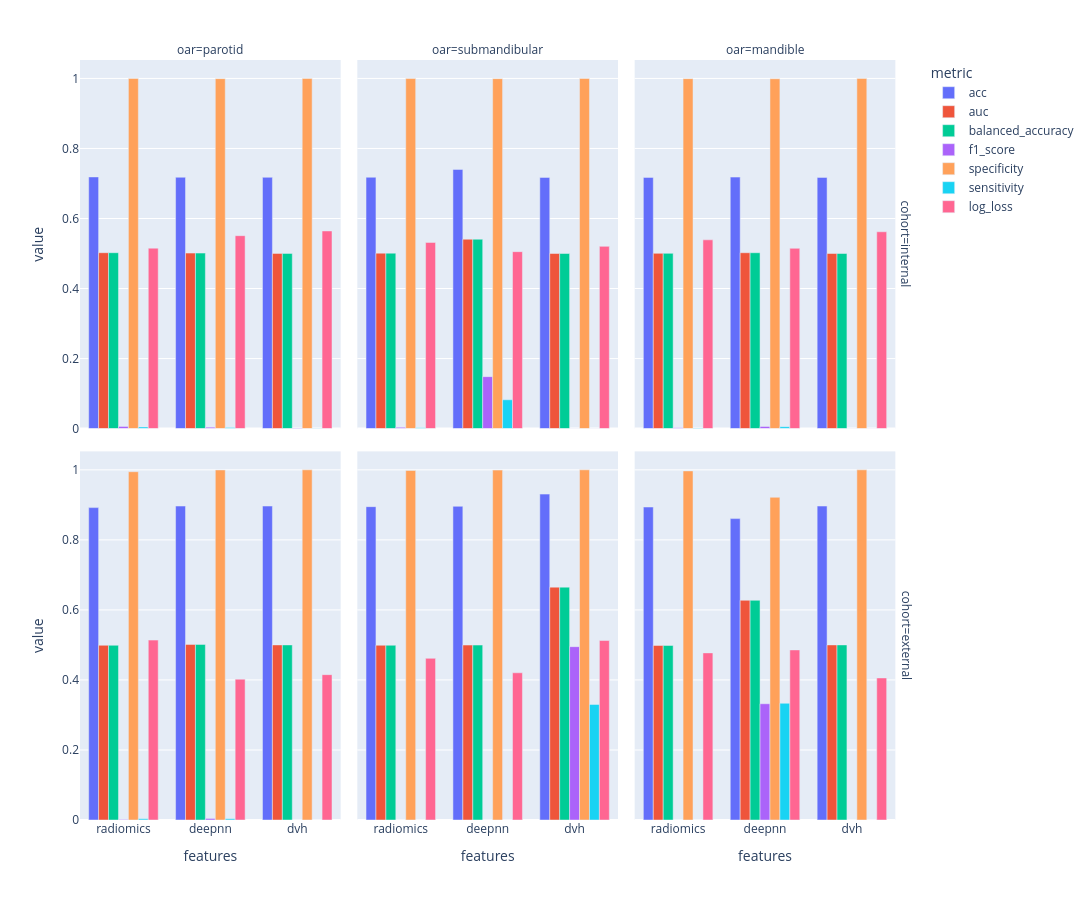

Here is the notebook cell this chart was saved with:
### Markdown cell above
## 014

### Code cell
import os, json
import pandas
import plotly.express as px

path_ = r"C:\Users\bilel.guetarni\Desktop\workspace\SEQ-RT\experiments\014"



result_df = []
for run in os.listdir(path_):
    with open(os.path.join(path_, run, "params.json"), "r") as f:
        params = json.load(f)

    metrics_df = pandas.read_csv(os.path.join(path_, run, "internal_metrics.csv"))
    metrics_df = metrics_df.drop(columns=["Unnamed: 0"])
    avg_metrics = metrics_df.mean().to_dict()
    for k, v in avg_metrics.items():
        oar = params["oars"] if isinstance(params["oars"], str) else "+".join(params["oars"])
        features = "+".join([k for k,v in params["features"].items() if v])
        result_df.append({"cohort": "internal", "oar": oar.split("_")[0], "features": features, "metric": k, "value": v, "std": metrics_df.std().to_dict()[k]})

    metrics_df = pandas.read_csv(os.path.join(path_, run, "external_metrics.csv"))
    metrics_df = metrics_df.drop(columns=["Unnamed: 0"])
    avg_metrics = metrics_df.mean().to_dict()
    for k, v in avg_metrics.items():
        oar = params["oars"] if isinstance(params["oars"], str) else "+".join(params["oars"])
        features = "+".join([k for k,v in params["features"].items() if v])
        result_df.append({"cohort": "external", "oar": oar.split("_")[0], "features": features, "metric": k, "value": v, "std": metrics_df.std().to_dict()[k]})

result_df = pandas.DataFrame(result_df)
fig = px.bar(result_df, x="features", y="value", color="metric", barmode="group", facet_col="oar", facet_row="cohort")
fig.update_layout(autosize=False, width=1600, height=900)
fig.show()

### Figure 1 — Plotly figure (JSON) as saved in the notebook; plotly's stock layout.template omitted (floating-point values rounded to 4 significant figures)
{"data": [{"alignmentgroup": "True", "hovertemplate": "metric=acc<br>cohort=internal<br>oar=parotid<br>features=%{x}<br>value=%{y}<extra></extra>", "legendgroup": "acc", "marker": {"color": "#636efa", "pattern": {"shape": ""}}, "name": "acc", "offsetgroup": "acc", "orientation": "v", "showlegend": true, "textposition": "auto", "type": "bar", "x": ["radiomics", "deepnn", "dvh"], "xaxis": "x4", "y": [0.7187, 0.7178, 0.7176], "yaxis": "y4"}, {"alignmentgroup": "True", "hovertemplate": "metric=acc<br>cohort=internal<br>oar=submandibular<br>features=%{x}<br>value=%{y}<extra></extra>", "legendgroup": "acc", "marker": {"color": "#636efa", "pattern": {"shape": ""}}, "name": "acc", "offsetgroup": "acc", "orientation": "v", "showlegend": false, "textposition": "auto", "type": "bar", "x": ["radiomics", "deepnn", "dvh"], "xaxis": "x5", "y": [0.7178, 0.7402, 0.7174], "yaxis": "y5"}, {"alignmentgroup": "True", "hovertemplate": "metric=acc<br>cohort=internal<br>oar=mandible<br>features=%{x}<br>value=%{y}<extra></extra>", "legendgroup": "acc", "marker": {"color": "#636efa", "pattern": {"shape": ""}}, "name": "acc", "offsetgroup": "acc", "orientation": "v", "showlegend": false, "textposition": "auto", "type": "bar", "x": ["radiomics", "deepnn", "dvh"], "xaxis": "x6", "y": [0.7174, 0.7183, 0.7174], "yaxis": "y6"}, {"alignmentgroup": "True", "hovertemplate": "metric=acc<br>cohort=external<br>oar=parotid<br>features=%{x}<br>value=%{y}<extra></extra>", "legendgroup": "acc", "marker": {"color": "#636efa", "pattern": {"shape": ""}}, "name": "acc", "offsetgroup": "acc", "orientation": "v", "showlegend": false, "textposition": "auto", "type": "bar", "x": ["radiomics", "deepnn", "dvh"], "xaxis": "x", "y": [0.8921, 0.8966, 0.8966], "yaxis": "y"}, {"alignmentgroup": "True", "hovertemplate": "metric=acc<br>cohort=external<br>oar=submandibular<br>features=%{x}<br>value=%{y}<extra></extra>", "legendgroup": "acc", "marker": {"color": "#636efa", "pattern": {"shape": ""}}, "name": "acc", "offsetgroup": "acc", "orientation": "v", "showlegend": false, "textposition": "auto", "type": "bar", "x": ["radiomics", "deepnn", "dvh"], "xaxis": "x2", "y": [0.8948, 0.8959, 0.9307], "yaxis": "y2"}, {"alignmentgroup": "True", "hovertemplate": "metric=acc<br>cohort=external<br>oar=mandible<br>features=%{x}<br>value=%{y}<extra></extra>", "legendgroup": "acc", "marker": {"color": "#636efa", "pattern": {"shape": ""}}, "name": "acc", "offsetgroup": "acc", "orientation": "v", "showlegend": false, "textposition": "auto", "type": "bar", "x": ["radiomics", "deepnn", "dvh"], "xaxis": "x3", "y": [0.8938, 0.8607, 0.8966], "yaxis": "y3"}, {"alignmentgroup": "True", "hovertemplate": "metric=auc<br>cohort=internal<br>oar=parotid<br>features=%{x}<br>value=%{y}<extra></extra>", "legendgroup": "auc", "marker": {"color": "#EF553B", "pattern": {"shape": ""}}, "name": "auc", "offsetgroup": "auc", "orientation": "v", "showlegend": true, "textposition": "auto", "type": "bar", "x": ["radiomics", "deepnn", "dvh"], "xaxis": "x4", "y": [0.5023, 0.5012, 0.5004], "yaxis": "y4"}, {"alignmentgroup": "True", "hovertemplate": "metric=auc<br>cohort=internal<br>oar=submandibular<br>features=%{x}<br>value=%{y}<extra></extra>", "legendgroup": "auc", "marker": {"color": "#EF553B", "pattern": {"shape": ""}}, "name": "auc", "offsetgroup": "auc", "orientation": "v", "showlegend": false, "textposition": "auto", "type": "bar", "x": ["radiomics", "deepnn", "dvh"], "xaxis": "x5", "y": [0.501, 0.5409, 0.5], "yaxis": "y5"}, {"alignmentgroup": "True", "hovertemplate": "metric=auc<br>cohort=internal<br>oar=mandible<br>features=%{x}<br>value=%{y}<extra></extra>", "legendgroup": "auc", "marker": {"color": "#EF553B", "pattern": {"shape": ""}}, "name": "auc", "offsetgroup": "auc", "orientation": "v", "showlegend": false, "textposition": "auto", "type": "bar", "x": ["radiomics", "deepnn", "dvh"], "xaxis": "x6", "y": [0.5005, 0.5022, 0.5], "yaxis": "y6"}, {"alignmentgroup": "True", "hovertemplate": "metric=auc<br>cohort=external<br>oar=parotid<br>features=%{x}<br>value=%{y}<extra></extra>", "legendgroup": "auc", "marker": {"color": "#EF553B", "pattern": {"shape": ""}}, "name": "auc", "offsetgroup": "auc", "orientation": "v", "showlegend": false, "textposition": "auto", "type": "bar", "x": ["radiomics", "deepnn", "dvh"], "xaxis": "x", "y": [0.499, 0.5015, 0.5], "yaxis": "y"}, {"alignmentgroup": "True", "hovertemplate": "metric=auc<br>cohort=external<br>oar=submandibular<br>features=%{x}<br>value=%{y}<extra></extra>", "legendgroup": "auc", "marker": {"color": "#EF553B", "pattern": {"shape": ""}}, "name": "auc", "offsetgroup": "auc", "orientation": "v", "showlegend": false, "textposition": "auto", "type": "bar", "x": ["radiomics", "deepnn", "dvh"], "xaxis": "x2", "y": [0.499, 0.4996, 0.665], "yaxis": "y2"}, {"alignmentgroup": "True", "hovertemplate": "metric=auc<br>cohort=external<br>oar=mandible<br>features=%{x}<br>value=%{y}<extra></extra>", "legendgroup": "auc", "marker": {"color": "#EF553B", "pattern": {"shape": ""}}, "name": "auc", "offsetgroup": "auc", "orientation": "v", "showlegend": false, "textposition": "auto", "type": "bar", "x": ["radiomics", "deepnn", "dvh"], "xaxis": "x3", "y": [0.4985, 0.6274, 0.5], "yaxis": "y3"}, {"alignmentgroup": "True", "hovertemplate": "metric=balanced_accuracy<br>cohort=internal<br>oar=parotid<br>features=%{x}<br>value=%{y}<extra></extra>", "legendgroup": "balanced_accuracy", "marker": {"color": "#00cc96", "pattern": {"shape": ""}}, "name": "balanced_accuracy", "offsetgroup": "balanced_accuracy", "orientation": "v", "showlegend": true, "textposition": "auto", "type": "bar", "x": ["radiomics", "deepnn", "dvh"], "xaxis": "x4", "y": [0.5023, 0.5012, 0.5004], "yaxis": "y4"}, {"alignmentgroup": "True", "hovertemplate": "metric=balanced_accuracy<br>cohort=internal<br>oar=submandibular<br>features=%{x}<br>value=%{y}<extra></extra>", "legendgroup": "balanced_accuracy", "marker": {"color": "#00cc96", "pattern": {"shape": ""}}, "name": "balanced_accuracy", "offsetgroup": "balanced_accuracy", "orientation": "v", "showlegend": false, "textposition": "auto", "type": "bar", "x": ["radiomics", "deepnn", "dvh"], "xaxis": "x5", "y": [0.501, 0.5409, 0.5], "yaxis": "y5"}, {"alignmentgroup": "True", "hovertemplate": "metric=balanced_accuracy<br>cohort=internal<br>oar=mandible<br>features=%{x}<br>value=%{y}<extra></extra>", "legendgroup": "balanced_accuracy", "marker": {"color": "#00cc96", "pattern": {"shape": ""}}, "name": "balanced_accuracy", "offsetgroup": "balanced_accuracy", "orientation": "v", "showlegend": false, "textposition": "auto", "type": "bar", "x": ["radiomics", "deepnn", "dvh"], "xaxis": "x6", "y": [0.5005, 0.5022, 0.5], "yaxis": "y6"}, {"alignmentgroup": "True", "hovertemplate": "metric=balanced_accuracy<br>cohort=external<br>oar=parotid<br>features=%{x}<br>value=%{y}<extra></extra>", "legendgroup": "balanced_accuracy", "marker": {"color": "#00cc96", "pattern": {"shape": ""}}, "name": "balanced_accuracy", "offsetgroup": "balanced_accuracy", "orientation": "v", "showlegend": false, "textposition": "auto", "type": "bar", "x": ["radiomics", "deepnn", "dvh"], "xaxis": "x", "y": [0.499, 0.5015, 0.5], "yaxis": "y"}, {"alignmentgroup": "True", "hovertemplate": "metric=balanced_accuracy<br>cohort=external<br>oar=submandibular<br>features=%{x}<br>value=%{y}<extra></extra>", "legendgroup": "balanced_accuracy", "marker": {"color": "#00cc96", "pattern": {"shape": ""}}, "name": "balanced_accuracy", "offsetgroup": "balanced_accuracy", "orientation": "v", "showlegend": false, "textposition": "auto", "type": "bar", "x": ["radiomics", "deepnn", "dvh"], "xaxis": "x2", "y": [0.499, 0.4996, 0.665], "yaxis": "y2"}, {"alignmentgroup": "True", "hovertemplate": "metric=balanced_accuracy<br>cohort=external<br>oar=mandible<br>features=%{x}<br>value=%{y}<extra></extra>", "legendgroup": "balanced_accuracy", "marker": {"color": "#00cc96", "pattern": {"shape": ""}}, "name": "balanced_accuracy", "offsetgroup": "balanced_accuracy", "orientation": "v", "showlegend": false, "textposition": "auto", "type": "bar", "x": ["radiomics", "deepnn", "dvh"], "xaxis": "x3", "y": [0.4985, 0.6274, 0.5], "yaxis": "y3"}, {"alignmentgroup": "True", "hovertemplate": "metric=f1_score<br>cohort=internal<br>oar=parotid<br>features=%{x}<br>value=%{y}<extra></extra>", "legendgroup": "f1_score", "marker": {"color": "#ab63fa", "pattern": {"shape": ""}}, "name": "f1_score", "offsetgroup": "f1_score", "orientation": "v", "showlegend": true, "textposition": "auto", "type": "bar", "x": ["radiomics", "deepnn", "dvh"], "xaxis": "x4", "y": [0.006316, 0.004211, 0.001429], "yaxis": "y4"}, {"alignmentgroup": "True", "hovertemplate": "metric=f1_score<br>cohort=internal<br>oar=submandibular<br>features=%{x}<br>value=%{y}<extra></extra>", "legendgroup": "f1_score", "marker": {"color": "#ab63fa", "pattern": {"shape": ""}}, "name": "f1_score", "offsetgroup": "f1_score", "orientation": "v", "showlegend": false, "textposition": "auto", "type": "bar", "x": ["radiomics", "deepnn", "dvh"], "xaxis": "x5", "y": [0.003529, 0.1484, 0.0], "yaxis": "y5"}, {"alignmentgroup": "True", "hovertemplate": "metric=f1_score<br>cohort=internal<br>oar=mandible<br>features=%{x}<br>value=%{y}<extra></extra>", "legendgroup": "f1_score", "marker": {"color": "#ab63fa", "pattern": {"shape": ""}}, "name": "f1_score", "offsetgroup": "f1_score", "orientation": "v", "showlegend": false, "textposition": "auto", "type": "bar", "x": ["radiomics", "deepnn", "dvh"], "xaxis": "x6", "y": [0.002353, 0.006087, 0.0], "yaxis": "y6"}, {"alignmentgroup": "True", "hovertemplate": "metric=f1_score<br>cohort=external<br>oar=parotid<br>features=%{x}<br>value=%{y}<extra></extra>", "legendgroup": "f1_score", "marker": {"color": "#ab63fa", "pattern": {"shape": ""}}, "name": "f1_score", "offsetgroup": "f1_score", "orientation": "v", "showlegend": false, "textposition": "auto", "type": "bar", "x": ["radiomics", "deepnn", "dvh"], "xaxis": "x", "y": [0.001111, 0.004, 0.0], "yaxis": "y"}, {"alignmentgroup": "True", "hovertemplate": "metric=f1_score<br>cohort=external<br>oar=submandibular<br>features=%{x}<br>value=%{y}<extra></extra>", "legendgroup": "f1_score", "marker": {"color": "#ab63fa", "pattern": {"shape": ""}}, "name": "f1_score", "offsetgroup": "f1_score", "orientation": "v", "showlegend": false, "textposition": "auto", "type": "bar", "x": ["radiomics", "deepnn", "dvh"], "xaxis": "x2", "y": [0.0, 0.0, 0.495], "yaxis": "y2"}, {"alignmentgroup": "True", "hovertemplate": "metric=f1_score<br>cohort=external<br>oar=mandible<br>features=%{x}<br>value=%{y}<extra></extra>", "legendgroup": "f1_score", "marker": {"color": "#ab63fa", "pattern": {"shape": ""}}, "name": "f1_score", "offsetgroup": "f1_score", "orientation": "v", "showlegend": false, "textposition": "auto", "type": "bar", "x": ["radiomics", "deepnn", "dvh"], "xaxis": "x3", "y": [0.0, 0.332, 0.0], "yaxis": "y3"}, {"alignmentgroup": "True", "hovertemplate": "metric=specificity<br>cohort=internal<br>oar=parotid<br>features=%{x}<br>value=%{y}<extra></extra>", "legendgroup": "specificity", "marker": {"color": "#FFA15A", "pattern": {"shape": ""}}, "name": "specificity", "offsetgroup": "specificity", "orientation": "v", "showlegend": true, "textposition": "auto", "type": "bar", "x": ["radiomics", "deepnn", "dvh"], "xaxis": "x4", "y": [1.0, 0.9994, 1.0], "yaxis": "y4"}, {"alignmentgroup": "True", "hovertemplate": "metric=specificity<br>cohort=internal<br>oar=submandibular<br>features=%{x}<br>value=%{y}<extra></extra>", "legendgroup": "specificity", "marker": {"color": "#FFA15A", "pattern": {"shape": ""}}, "name": "specificity", "offsetgroup": "specificity", "orientation": "v", "showlegend": false, "textposition": "auto", "type": "bar", "x": ["radiomics", "deepnn", "dvh"], "xaxis": "x5", "y": [0.9997, 0.9994, 1.0], "yaxis": "y5"}, {"alignmentgroup": "True", "hovertemplate": "metric=specificity<br>cohort=internal<br>oar=mandible<br>features=%{x}<br>value=%{y}<extra></extra>", "legendgroup": "specificity", "marker": {"color": "#FFA15A", "pattern": {"shape": ""}}, "name": "specificity", "offsetgroup": "specificity", "orientation": "v", "showlegend": false, "textposition": "auto", "type": "bar", "x": ["radiomics", "deepnn", "dvh"], "xaxis": "x6", "y": [0.9994, 0.9991, 1.0], "yaxis": "y6"}, {"alignmentgroup": "True", "hovertemplate": "metric=specificity<br>cohort=external<br>oar=parotid<br>features=%{x}<br>value=%{y}<extra></extra>", "legendgroup": "specificity", "marker": {"color": "#FFA15A", "pattern": {"shape": ""}}, "name": "specificity", "offsetgroup": "specificity", "orientation": "v", "showlegend": false, "textposition": "auto", "type": "bar", "x": ["radiomics", "deepnn", "dvh"], "xaxis": "x", "y": [0.9946, 0.9996, 1.0], "yaxis": "y"}, {"alignmentgroup": "True", "hovertemplate": "metric=specificity<br>cohort=external<br>oar=submandibular<br>features=%{x}<br>value=%{y}<extra></extra>", "legendgroup": "specificity", "marker": {"color": "#FFA15A", "pattern": {"shape": ""}}, "name": "specificity", "offsetgroup": "specificity", "orientation": "v", "showlegend": false, "textposition": "auto", "type": "bar", "x": ["radiomics", "deepnn", "dvh"], "xaxis": "x2", "y": [0.9981, 0.9992, 1.0], "yaxis": "y2"}, {"alignmentgroup": "True", "hovertemplate": "metric=specificity<br>cohort=external<br>oar=mandible<br>features=%{x}<br>value=%{y}<extra></extra>", "legendgroup": "specificity", "marker": {"color": "#FFA15A", "pattern": {"shape": ""}}, "name": "specificity", "offsetgroup": "specificity", "orientation": "v", "showlegend": false, "textposition": "auto", "type": "bar", "x": ["radiomics", "deepnn", "dvh"], "xaxis": "x3", "y": [0.9969, 0.9215, 1.0], "yaxis": "y3"}, {"alignmentgroup": "True", "hovertemplate": "metric=sensitivity<br>cohort=internal<br>oar=parotid<br>features=%{x}<br>value=%{y}<extra></extra>", "legendgroup": "sensitivity", "marker": {"color": "#19d3f3", "pattern": {"shape": ""}}, "name": "sensitivity", "offsetgroup": "sensitivity", "orientation": "v", "showlegend": true, "textposition": "auto", "type": "bar", "x": ["radiomics", "deepnn", "dvh"], "xaxis": "x4", "y": [0.004615, 0.003077, 0.0007692], "yaxis": "y4"}, {"alignmentgroup": "True", "hovertemplate": "metric=sensitivity<br>cohort=internal<br>oar=submandibular<br>features=%{x}<br>value=%{y}<extra></extra>", "legendgroup": "sensitivity", "marker": {"color": "#19d3f3", "pattern": {"shape": ""}}, "name": "sensitivity", "offsetgroup": "sensitivity", "orientation": "v", "showlegend": false, "textposition": "auto", "type": "bar", "x": ["radiomics", "deepnn", "dvh"], "xaxis": "x5", "y": [0.002308, 0.08231, 0.0], "yaxis": "y5"}, {"alignmentgroup": "True", "hovertemplate": "metric=sensitivity<br>cohort=internal<br>oar=mandible<br>features=%{x}<br>value=%{y}<extra></extra>", "legendgroup": "sensitivity", "marker": {"color": "#19d3f3", "pattern": {"shape": ""}}, "name": "sensitivity", "offsetgroup": "sensitivity", "orientation": "v", "showlegend": false, "textposition": "auto", "type": "bar", "x": ["radiomics", "deepnn", "dvh"], "xaxis": "x6", "y": [0.001538, 0.005385, 0.0], "yaxis": "y6"}, {"alignmentgroup": "True", "hovertemplate": "metric=sensitivity<br>cohort=external<br>oar=parotid<br>features=%{x}<br>value=%{y}<extra></extra>", "legendgroup": "sensitivity", "marker": {"color": "#19d3f3", "pattern": {"shape": ""}}, "name": "sensitivity", "offsetgroup": "sensitivity", "orientation": "v", "showlegend": false, "textposition": "auto", "type": "bar", "x": ["radiomics", "deepnn", "dvh"], "xaxis": "x", "y": [0.003333, 0.003333, 0.0], "yaxis": "y"}, {"alignmentgroup": "True", "hovertemplate": "metric=sensitivity<br>cohort=external<br>oar=submandibular<br>features=%{x}<br>value=%{y}<extra></extra>", "legendgroup": "sensitivity", "marker": {"color": "#19d3f3", "pattern": {"shape": ""}}, "name": "sensitivity", "offsetgroup": "sensitivity", "orientation": "v", "showlegend": false, "textposition": "auto", "type": "bar", "x": ["radiomics", "deepnn", "dvh"], "xaxis": "x2", "y": [0.0, 0.0, 0.33], "yaxis": "y2"}, {"alignmentgroup": "True", "hovertemplate": "metric=sensitivity<br>cohort=external<br>oar=mandible<br>features=%{x}<br>value=%{y}<extra></extra>", "legendgroup": "sensitivity", "marker": {"color": "#19d3f3", "pattern": {"shape": ""}}, "name": "sensitivity", "offsetgroup": "sensitivity", "orientation": "v", "showlegend": false, "textposition": "auto", "type": "bar", "x": ["radiomics", "deepnn", "dvh"], "xaxis": "x3", "y": [0.0, 0.3333, 0.0], "yaxis": "y3"}, {"alignmentgroup": "True", "hovertemplate": "metric=log_loss<br>cohort=internal<br>oar=parotid<br>features=%{x}<br>value=%{y}<extra></extra>", "legendgroup": "log_loss", "marker": {"color": "#FF6692", "pattern": {"shape": ""}}, "name": "log_loss", "offsetgroup": "log_loss", "orientation": "v", "showlegend": true, "textposition": "auto", "type": "bar", "x": ["radiomics", "deepnn", "dvh"], "xaxis": "x4", "y": [0.5153, 0.5509, 0.5644], "yaxis": "y4"}, {"alignmentgroup": "True", "hovertemplate": "metric=log_loss<br>cohort=internal<br>oar=submandibular<br>features=%{x}<br>value=%{y}<extra></extra>", "legendgroup": "log_loss", "marker": {"color": "#FF6692", "pattern": {"shape": ""}}, "name": "log_loss", "offsetgroup": "log_loss", "orientation": "v", "showlegend": false, "textposition": "auto", "type": "bar", "x": ["radiomics", "deepnn", "dvh"], "xaxis": "x5", "y": [0.5317, 0.5053, 0.5204], "yaxis": "y5"}, {"alignmentgroup": "True", "hovertemplate": "metric=log_loss<br>cohort=internal<br>oar=mandible<br>features=%{x}<br>value=%{y}<extra></extra>", "legendgroup": "log_loss", "marker": {"color": "#FF6692", "pattern": {"shape": ""}}, "name": "log_loss", "offsetgroup": "log_loss", "orientation": "v", "showlegend": false, "textposition": "auto", "type": "bar", "x": ["radiomics", "deepnn", "dvh"], "xaxis": "x6", "y": [0.5391, 0.5149, 0.5621], "yaxis": "y6"}, {"alignmentgroup": "True", "hovertemplate": "metric=log_loss<br>cohort=external<br>oar=parotid<br>features=%{x}<br>value=%{y}<extra></extra>", "legendgroup": "log_loss", "marker": {"color": "#FF6692", "pattern": {"shape": ""}}, "name": "log_loss", "offsetgroup": "log_loss", "orientation": "v", "showlegend": false, "textposition": "auto", "type": "bar", "x": ["radiomics", "deepnn", "dvh"], "xaxis": "x", "y": [0.5137, 0.4022, 0.4151], "yaxis": "y"}, {"alignmentgroup": "True", "hovertemplate": "metric=log_loss<br>cohort=external<br>oar=submandibular<br>features=%{x}<br>value=%{y}<extra></extra>", "legendgroup": "log_loss", "marker": {"color": "#FF6692", "pattern": {"shape": ""}}, "name": "log_loss", "offsetgroup": "log_loss", "orientation": "v", "showlegend": false, "textposition": "auto", "type": "bar", "x": ["radiomics", "deepnn", "dvh"], "xaxis": "x2", "y": [0.4617, 0.4204, 0.5125], "yaxis": "y2"}, {"alignmentgroup": "True", "hovertemplate": "metric=log_loss<br>cohort=external<br>oar=mandible<br>features=%{x}<br>value=%{y}<extra></extra>", "legendgroup": "log_loss", "marker": {"color": "#FF6692", "pattern": {"shape": ""}}, "name": "log_loss", "offsetgroup": "log_loss", "orientation": "v", "showlegend": false, "textposition": "auto", "type": "bar", "x": ["radiomics", "deepnn", "dvh"], "xaxis": "x3", "y": [0.4772, 0.4857, 0.4057], "yaxis": "y3"}], "layout": {"annotations": [{"font": {}, "showarrow": false, "text": "oar=parotid", "x": 0.1567, "xanchor": "center", "xref": "paper", "y": 1, "yanchor": "bottom", "yref": "paper"}, {"font": {}, "showarrow": false, "text": "oar=submandibular", "x": 0.49, "xanchor": "center", "xref": "paper", "y": 1, "yanchor": "bottom", "yref": "paper"}, {"font": {}, "showarrow": false, "text": "oar=mandible", "x": 0.8233, "xanchor": "center", "xref": "paper", "y": 1, "yanchor": "bottom", "yref": "paper"}, {"font": {}, "showarrow": false, "text": "cohort=external", "textangle": 90, "x": 0.98, "xanchor": "left", "xref": "paper", "y": 0.2425, "yanchor": "middle", "yref": "paper"}, {"font": {}, "showarrow": false, "text": "cohort=internal", "textangle": 90, "x": 0.98, "xanchor": "left", "xref": "paper", "y": 0.7575, "yanchor": "middle", "yref": "paper"}], "autosize": false, "barmode": "group", "height": 900, "legend": {"title": {"text": "metric"}, "tracegroupgap": 0}, "margin": {"t": 60}, "width": 1600, "xaxis": {"anchor": "y", "domain": [0, 0.3133], "title": {"text": "features"}}, "xaxis2": {"anchor": "y2", "domain": [0.3333, 0.6467], "matches": "x", "title": {"text": "features"}}, "xaxis3": {"anchor": "y3", "domain": [0.6667, 0.98], "matches": "x", "title": {"text": "features"}}, "xaxis4": {"anchor": "y4", "domain": [0, 0.3133], "matches": "x", "showticklabels": false}, "xaxis5": {"anchor": "y5", "domain": [0.3333, 0.6467], "matches": "x", "showticklabels": false}, "xaxis6": {"anchor": "y6", "domain": [0.6667, 0.98], "matches": "x", "showticklabels": false}, "yaxis": {"anchor": "x", "domain": [0, 0.485], "title": {"text": "value"}}, "yaxis2": {"anchor": "x2", "domain": [0, 0.485], "matches": "y", "showticklabels": false}, "yaxis3": {"anchor": "x3", "domain": [0, 0.485], "matches": "y", "showticklabels": false}, "yaxis4": {"anchor": "x4", "domain": [0.515, 1], "matches": "y", "title": {"text": "value"}}, "yaxis5": {"anchor": "x5", "domain": [0.515, 1], "matches": "y", "showticklabels": false}, "yaxis6": {"anchor": "x6", "domain": [0.515, 1], "matches": "y", "showticklabels": false}}}
